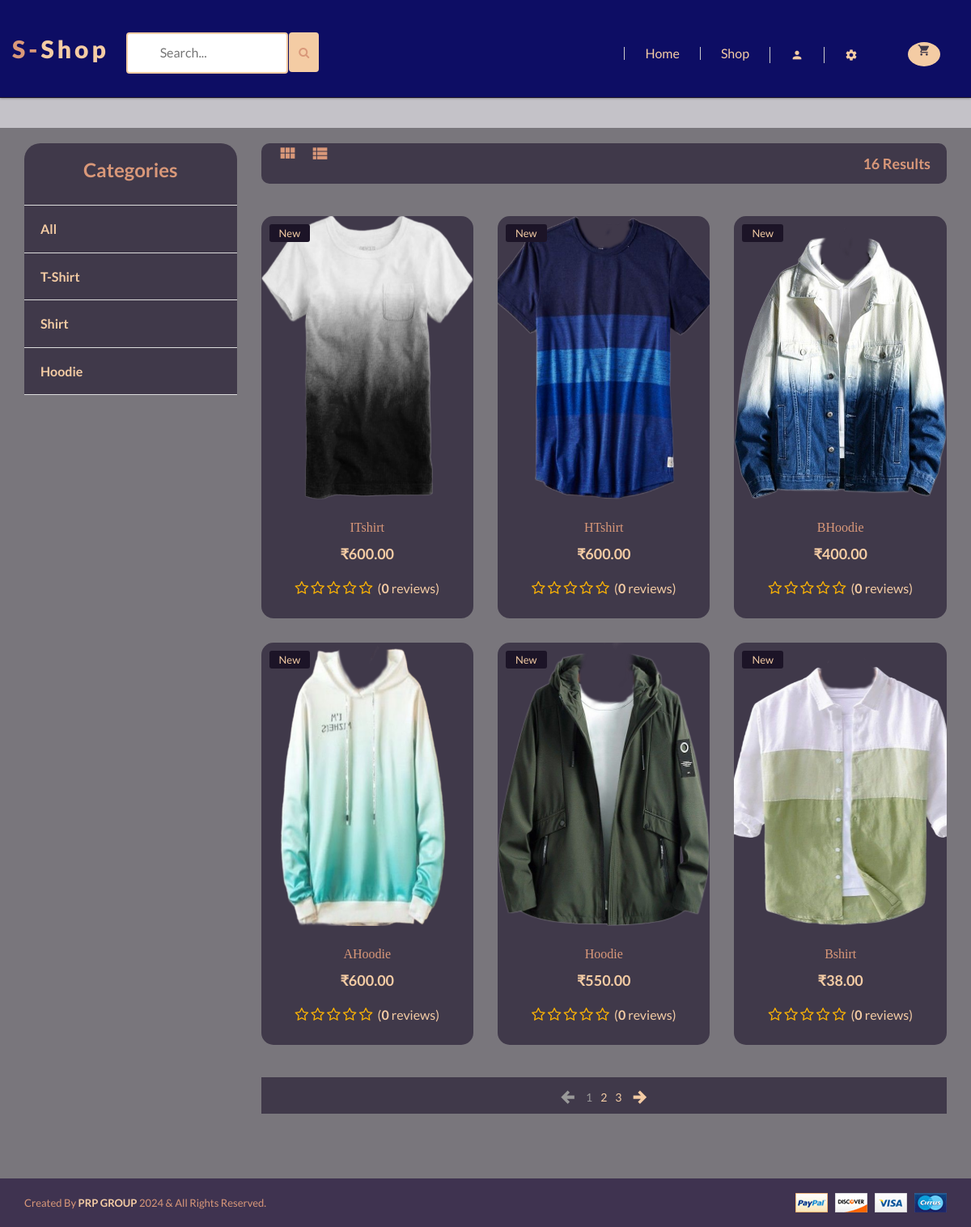
The app's page /shop/ with its own data.
### shop/models.py (models this page shows, shortened)
class Category(models.Model):
    name = models.CharField(max_length=100, unique=True)
    slug = models.SlugField(max_length=100, unique=True)
    description = models.TextField(max_length=250, blank=True)
    image = models.ImageField(upload_to='categories', blank=True)
    class Meta:
        verbose_name = 'Category'
        verbose_name_plural = 'categories'
    def get_category_slug_url(self):
        return reverse('shop:categries', args=[self.slug])

class Product(models.Model):
    category = models.ForeignKey(Category, on_delete=models.CASCADE)
    name = models.CharField(max_length=100, unique=True)
    slug = models.SlugField(max_length=100, unique=True)
    description = models.TextField(max_length=300, blank=True)
    price = models.DecimalField(max_digits=6, decimal_places=2)
    discount = models.DecimalField(max_digits=6, decimal_places=2, default=0.00)
    image = models.ImageField(upload_to='photos/products')
    stock = models.IntegerField()
    new = models.BooleanField(default=False)
    is_available = models.BooleanField(default=True)
    date_joined_for_format = models.DateTimeField(auto_now_add=True)
    last_login_for_format = models.DateTimeField(auto_now=True)
    def averageRating(self):
        reviews = ReviewRating.objects.filter(product=self, status=True).aggregate(average=Avg('rating'))
        avg = 0
        if reviews['average'] is not None:
            avg = float(reviews['average'])
        return avg
    def countReview(self):
        reviews = ReviewRating.objects.filter(product=self, status=True).aggregate(count=Count('id'))
        count = 0
        if reviews['count'] is not None:
            count = int(reviews['count'])
        return count
    def get_prodcut_details_url(self):
        return reverse('shop:product_details', args=[self.category.slug, self.slug])
    class Meta:
        verbose_name_plural = 'Products'
        ordering = ('-date_joined_for_format',)

### shop/views.py (the view)
# urls.py: path('', include('shop.urls', namespace='shop')),
def shop(request, category_slug=None):
    categories = None
    products = None
    if category_slug != None:
        categories = get_object_or_404(Category, slug=category_slug)
        products = Product.objects.filter(category=categories, is_available=True)
        paginator = Paginator(products, 6)
        page = request.GET.get('page')
        paged_products = paginator.get_page(page)
        products_count = products.count()
    else:
        products = Product.objects.all().filter(is_available=True)
        paginator = Paginator(products, 6)
        page = request.GET.get('page')
        paged_products = paginator.get_page(page)
        products_count = products.count()
    for product in products:
        reviews = ReviewRating.objects.order_by('-updated_at').filter(product_id=product.id, status=True)
    context = {
        'category_slug': category_slug,
        'products' : paged_products,
        'products_count': products_count,
    }
    return render(request, 'shop/shop/shop.html', context)

### cart/views.py (called while the page is built)
def _cart_id(request):
    cart = request.session.session_key
    if not cart :
        cart = request.session.create()
    return cart

### shop/context_processors.py (called while the page is built)
def category_list(request):
    return {
        'categories' : Category.objects.all(),
    }

### templates/shop/shop/shop.html (shortened to what this page needs)
{% extends 'base.html' %}
{% load static %}
{% block content %}
<br>
<section style="background:#79767c" class="pages products-page section-padding-bottom">
    <div class="container">
        <div class="row"><br>
            <div class="col-xs-12 col-sm-4 col-md-3">
                <div class="sidebar left-sidebar">
                    <div style="background:#40394a; color:#d99879;;border-radius:20px 20px 0 0;" class="s-side-text">
                        <div class="sidebar-title clearfix text-center">
                            <h3>Categories</h3>
                        </div>
                        <div class="sidebar-title clearfix">
                            <h4 class="floatleft"><a style="font-weight:600;color:#f4cca4" href="{% url 'shop:shop' %}">All</a>
                            </h4>
                        </div>
                        {% for category in categories %}
                        <div class="sidebar-title clearfix">
                            <h4 class="floatleft"><a style="font-weight:600;color:#f4cca4"
                                                     href="{{ category.get_category_slug_url }}">{{category.name}}</a>
                            </h4>
                        </div>
                        {% endfor %}
                    </div>
                </div>
            </div>
            <div class="col-xs-12 col-sm-8 col-md-9">
                <div class="right-products">
                    <div class="row">
                        <div class="col-xs-12">
                            <div style="background:#40394a;border-radius:10px;" class="section-title clearfix">
                                <ul>
                                    <li>
                                        <ul class="nav-view">
                                            <li class="active"><a data-toggle="tab" href="#grid"> <i
                                                    style="color:#d99879" class="mdi mdi-view-module"></i> </a></li>
                                            <li><a data-toggle="tab" href="#list"> <i style="color:#d99879"
                                                                                      class="mdi mdi-view-list"></i>
                                            </a></li>
                                        </ul>
                                    </li>
                                    <li style="color:#d99879; font-size:18px" class="sort-by floatright">
                                        {{products_count}} Results
                                    </li>
                                </ul>
                            </div>
                        </div>
                    </div>
                    <div class="row">
                        <div class="tab-content grid-content">
                            <div class="tab-pane fade in active text-center" id="grid">
                                {% for product in products %}
                                <div class="col-xs-12 col-sm-6 col-md-4">
                                    <div style="background:#40394a; ;border-radius:15px;" class="single-product">
                                        <div class="product-img">
                                            {% if product.new %}
                                            <div style="background:#1c1427;color:#f4cca4" class="pro-type">
                                                <span>New</span>
                                            </div>
                                            {% endif %}
                                            <a href="{{product.get_prodcut_details_url}}"><img
                                                    style="width:100%; height:350px;;border-radius:15px 15px 0 0;"
                                                    src="{{product.image.url}}" alt="Product Title"/></a>
                                        </div>
                                        <div class="product-dsc">
                                            <p><a style="color:#d99879" href="{{product.get_prodcut_details_url}}">{{product.name}}</a>
                                            </p>
                                            <span>₹{{product.price}}</span><br><br>
                                            <div style="font-size:16px" class="rating-star">
														<span>
														<i class="fa fa-star{% if product.averageRating < 0.5 %}-o{% elif product.averageRating >= 0.5 and product.averageRating < 1 %}-half-o {% endif %}"
                                                           aria-hidden="true"></i>
														<i class="fa fa-star{% if product.averageRating < 1.5 %}-o{% elif product.averageRating >= 1.5 and product.averageRating < 2 %}-half-o {% endif %}"
                                                           aria-hidden="true"></i>
														<i class="fa fa-star{% if product.averageRating < 2.5 %}-o{% elif product.averageRating >= 2.5 and product.averageRating < 3 %}-half-o {% endif %}"
                                                           aria-hidden="true"></i>
														<i class="fa fa-star{% if product.averageRating < 3.5 %}-o{% elif product.averageRating >= 3.5 and product.averageRating < 4 %}-half-o {% endif %}"
                                                           aria-hidden="true"></i>
														<i class="fa fa-star{% if product.averageRating < 4.5 %}-o{% elif product.averageRating >= 4.5 and product.averageRating < 5 %}-half-o {% endif %}"
                                                           aria-hidden="true"></i>
														&nbsp;<span
                                                                style="font-size:16px">(<b>{{product.countReview}}</b> reviews)</span>
														</span>
                                            </div>
                                        </div>
                                    </div>
                                </div>
                                {% endfor %}
                            </div>
                        </div>
                    </div>
                    <div class="row">
                        <div class="col-sm-12">
                            <div style="background:#40394a" class="pagnation-ul">
                                {% if products.has_other_pages %}
                                <ul class="clearfix">
                                    {% if products.has_previous %}
                                    <li><a href="?page={{products.previous_page_number}}"><i style="color:#f4cca4"
                                                                                             class="mdi mdi-arrow-left-bold"></i></a>
                                    </li>
                                    {% else %}
                                    <li><a href="#"><i class="mdi mdi-arrow-left-bold"></i></a></li>
                                    {% endif %}
                                    {% for x in products.paginator.page_range %}
                                    {% if products.number == x %}
                                    <li><a href="#">{{x}}</a></li>
                                    {% else %}
                                    <li><a style="color:#f4cca4" href="?page={{x}}">{{x}}</a></li>
                                    {% endif %}
                                    {% endfor %}
                                    {% if products.has_next %}
                                    <li><a href="?page={{products.next_page_number}}"><i style="color:#f4cca4"
                                                                                         class="mdi mdi-arrow-right-bold"></i></a>
                                    </li>
                                    {% else %}
                                    <li><a href="#"><i class="mdi mdi-arrow-right-bold"></i></a></li>
                                    {% endif %}
                                </ul>
                                {% endif %}
                            </div>
                        </div>
                    </div>
                </div>
            </div>
        </div>
    </div>
</section>
{% endblock content %}

### templates/base.html (shortened to what this page needs)
{% load static %}
<html class="no-js" lang="">
<head>
    <link rel="stylesheet" href="{% static 'css/bootstrap.min.css' %}">
    <link rel="stylesheet" href="{% static 'css/animate.css' %}">
    <link rel="stylesheet" href="{% static 'css/materialdesignicons.min.css' %}">
    <link rel="stylesheet" href="{% static 'css/jquery.simpleLens.css' %}">
    <link rel="stylesheet" href="{% static 'css/jquery-ui.min.css' %}">
    <link rel="stylesheet" href="{% static 'css/meanmenu.min.css' %}">
    <link rel="stylesheet" href="{% static 'css/nivo-slider.css' %}">
    <link rel="stylesheet" href="{% static 'css/owl.carousel.css' %}">
    <link rel="stylesheet" href="{% static 'css/style.css' %}">
    <link rel="stylesheet" href="{% static 'css/responsive.css' %}">
    <link rel="stylesheet" href="https://cdnjs.cloudflare.com/ajax/libs/font-awesome/4.7.0/css/font-awesome.min.css">
</head>
<body style="background:#c4c2c8;">
<header style="background:#1c1427" class="header-one header-two">
    <div style="background:#0d0d64" class="header-top-two">
        <div class="container text-center">
            <div class="row">
                <div class="middel-top">
                    {% if user.id is None %}
                    <div class="left floatleft">
                        <div class="logo">
                            <a style="color:#f4cca4;font-weight: 800;" href="\"><span
                                    style="color:#d99879">S-</span>shop</a>
                        </div>
                    </div>
                    {% else %}
                    <div class="left floatleft">
                        <p style="color:#f4cca4"><b>Welcome {{user.first_name | capfirst}}!</b></p>
                    </div>
                    {% endif %}
                </div>
                <form id="searchh" action={% url
                'shop:search' %} method="GET" style="height:10px;width:400px">
                <input type="text" name="keyword" placeholder="Search...">
                <button style="height:49px; margin-bottom:6px; background:#f4cca4;margin-left:-1px;border:None "
                        class="btn btn-warning" type="submit"><i style="color:#d99879" class="fa fa-search"></i>
                </button>
                </form>
                <div class="middel-top clearfix">
                    <ul class="clearfix right floatright" style="margin-top:20px;">
                        <li><a href="\">Home</a></li>
                        <li><a href="{% url 'shop:shop' %}">Shop</a></li>
                        <li>
                            <a style="color:#f4cca4" href="#"><i class="mdi mdi-account"></i></a>
                        </li>
                        <li>
                            <a style="color:#f4cca4" href="#"><i class="mdi mdi-settings"></i></a>
                        </li>
                        <div class="cart-itmes right floatright" style="width:100px;height:50px">
                            <a class="cart-itme-a" href="{% url 'cart:cart' %}" style="height:100px;width:100px">
                                <i class="mdi mdi-cart"
                                   style="margin-top: -75;border-right: none;line-height: revert-layer;width: 40px;"></i>
                            </a>
                        </div>
                    </ul>
                </div>
            </div>
        </div>
    </div>
    <div class="container text-center">
        <div class="row">
            <div class="col-sm-8">
            </div>
            <div class="col-sm-2">
            </div>
        </div>
    </div>
</header>
<br>
{% block content %}
{% endblock content %}
<footer>
    <div style="background:#3f3350" class="footer-bottom">
        <div class="container">
            <div class="row">
                <div class="col-xs-12 col-sm-6">
                    <p style="color:#d99879">Created By <span style="color:#f4cca4"><b>PRP GROUP</b></span> 2024 &
                        All Rights Reserved.</p>
                </div>
                <div class="col-xs-12 col-sm-6 text-right">
                    <a href="#"><img src="{% static 'img/footer/payment.png' %}" alt=""/></a>
                </div>
            </div>
        </div>
    </div>
</footer>
</body>
</html>

### core/static/css/responsive.css (style rules this page uses)
@media (min-width: 1170px) and (max-width: 1200px) { .sidebar-title,.color-select { padding: 20px; } }

### templates/base.html (style rules this page uses)
#searchh input[type=text] { width: 200px; margin-top:40px; margin-bottom:10px; box-sizing: border-box; border: 2px solid #f4cca4; border-radius: 4px; font-size: 16px; color:#1c1427; background-color: #fff; background-position: 10px 10px; background-repeat: no-repeat; padding: 12px 20px 12px 40px; -webkit-transition: width 0.4s ease-in-out; transition: width 0.4s ease-in-out; }

### records on screen
Category: name "T-Shirt"
Category: name "Shirt"
Category: name "Hoodie"
Product: new "New", image (picture), name "ITshirt", price "600.00", countReview "0"
Product: new "New", image (picture), name "HTshirt", price "600.00", countReview "0"
Product: new "New", image (picture), name "BHoodie", price "400.00", countReview "0"
Product: new "New", image (picture), name "AHoodie", price "600.00", countReview "0"
Product: new "New", image (picture), name "Hoodie", price "550.00", countReview "0"
Product: new "New", image (picture), name "Bshirt", price "38.00", countReview "0"

### other values on screen
{{ products_count }} "16"
{{ x }} "1"
{{ x }} "2" "3"
